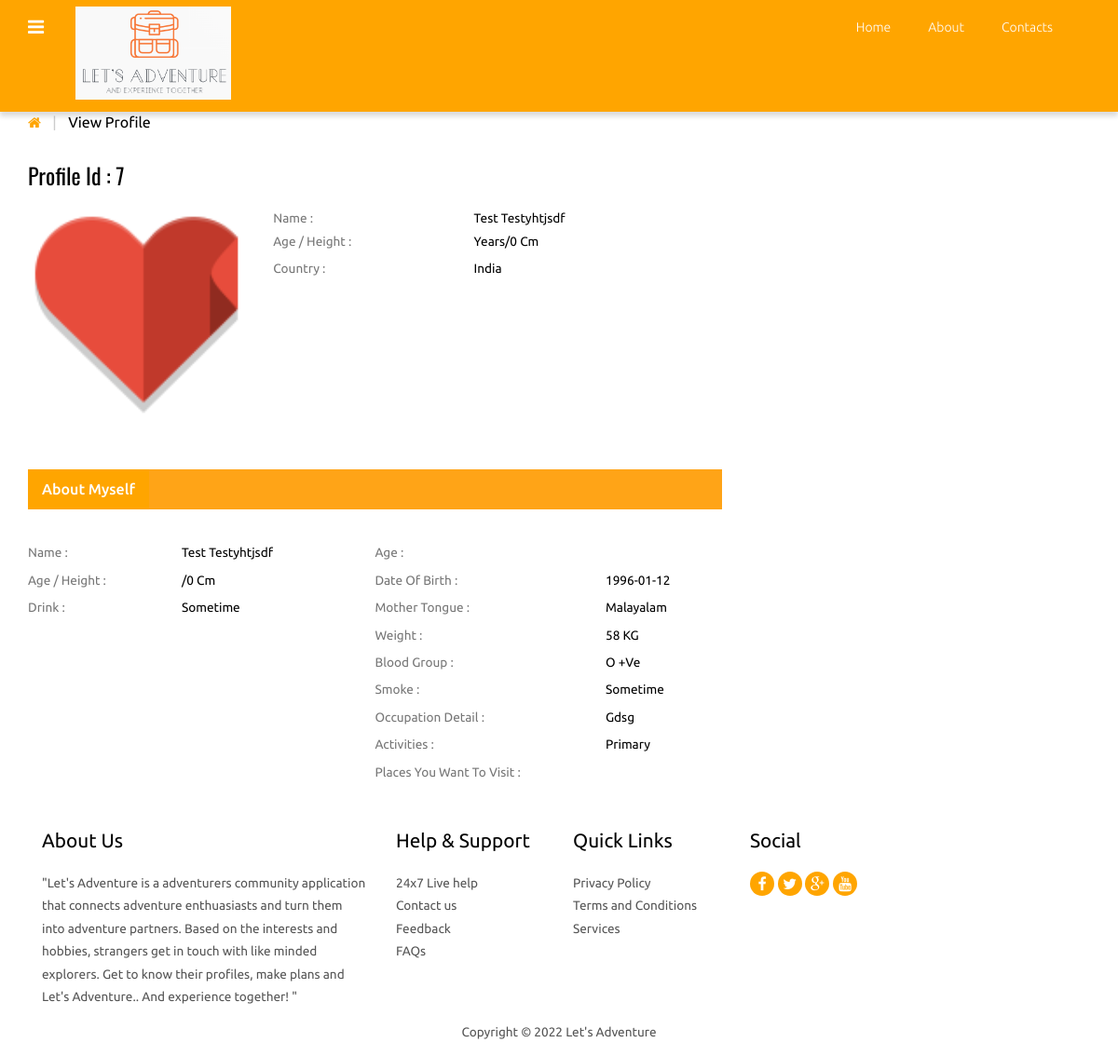
The app's page /view_profile.php?id=7 (signed in) with its own data.
### tables this page shows
CREATE TABLE `photos` (
  `id` int(10) NOT NULL,
  `cust_id` int(10) NOT NULL,
  `pic1` varchar(25) NOT NULL,
  `pic2` varchar(40) NOT NULL,
  `pic3` varchar(40) NOT NULL,
  `pic4` varchar(40) NOT NULL
);

CREATE TABLE `customer` (
  `id` int(10) NOT NULL,
  `cust_id` int(5) NOT NULL,
  `email` varchar(60) NOT NULL,
  `age` varchar(10) NOT NULL,
  `height` int(10) NOT NULL,
  `sex` varchar(6) NOT NULL,
  `district` varchar(20) NOT NULL,
  `state` varchar(20) NOT NULL,
  `country` varchar(10) NOT NULL,
  `education` text NOT NULL,
  `education_sub` text NOT NULL,
  `firstname` text NOT NULL,
  `lastname` text NOT NULL,
  `drink` varchar(8) NOT NULL,
  `mothertounge` text NOT NULL,
  `weight` int(5) NOT NULL,
  `blood_group` varchar(5) NOT NULL,
  `smoke` varchar(8) NOT NULL,
  `dateofbirth` date NOT NULL,
  `occupation` text NOT NULL,
  `occupation_descr` text NOT NULL,
  `aboutme` text NOT NULL,
  `profilecreationdate` date NOT NULL
);

### functions.php (called while the page is built, shortened)
<?php
function mysqlexec($sql){
$host="localhost";
$username="u785580082_team2";
$password="RootTeam2";
$db_name="u785580082_team2";
	$conn=mysqli_connect("$host", "$username", "$password")or die("function cannot connect");
	mysqli_select_db($conn,"$db_name")or die("cannot select DB");
	if($result = mysqli_query($conn, $sql)){
		return $result;
	}
	else{
		echo mysqli_error($conn);
	}
}
?>

### view_profile.php (the view, shortened to what this page needs)
<?php include_once("functions.php"); ?>
<?php
$id=$_GET['id'];
$profileid=$id;
$sql="SELECT * FROM customer WHERE cust_id = $id";
$result = mysqlexec($sql);
if($result){
$row=mysqli_fetch_assoc($result);
	$fname=$row['firstname'];
	$lname=$row['lastname'];
	$dob=$row['dateofbirth'];
	$country = $row['country'];
	$age=$row['age'];
	$drink=$row['drink'];
	$smoke=$row['smoke'];
	$mothertounge=$row['mothertounge'];
	$bloodgroup=$row['blood_group'];
	$weight=$row['weight'];
	$height=$row['height'];
	$occupationdescr=$row['occupation_descr'];
	$education=$row['education'];
	$education_sub=$row['education_sub'];
	$pic1="";
$sql2="SELECT * FROM photos WHERE cust_id = $profileid";
$result2 = mysqlexec($sql2);
if($result2){
	$row2=mysqli_fetch_array($result2);
	$pic1=$row2['pic1'];
}
}else{
	echo "<script>alert(\"Invalid Profile ID\")</script>";
}
?>
<!DOCTYPE HTML>
<html>
<head>
<link href="css/bootstrap-3.1.1.min.css" rel='stylesheet' type='text/css' />
<link href="css/style.css" rel='stylesheet' type='text/css' />
<link href="css/font-awesome.css" rel="stylesheet">
</head>
<body>
 <?php include_once("includes/navigation.php");?>
<div class="grid_3">
  <div class="container">
   <div class="breadcrumb1">
     <ul>
        <a href="userhome.php"><i class="fa fa-home home_1"></i></a>
        <span class="divider">&nbsp;|&nbsp;</span>
        <li class="current-page">View Profile</li>
     </ul>
   </div>
   <div class="profile">
   	 <div class="col-md-8 profile_left">
   	 	<h2>Profile Id : <?php echo $profileid;?></h2>
   	 	<div class="col_3">
   	        <div class="col-sm-4 row_2">
				<div class="flexslider">
					 <ul class="slides">
						<li data-thumb="profile/<?php echo $profileid;?>/<?php echo $pic1;?>">
							<img src="profile/<?php echo $profileid;?>/<?php echo $pic1;?>" />
						</li>
					 </ul>
				  </div>
			</div>
			<div class="col-sm-8 row_1">
				<table class="table_working_hours">
		        	<tbody>
		        		<tr class="opened_1">
							<td class="day_label">Name :</td>
							<td class="day_value"><?php echo $fname . " " .$lname; ?></td>
						</tr><tr class="opened_1">
							<td class="day_label">Age / Height :</td>
							<td class="day_value"><?php echo $age . " Years"; ?>/<?php echo $height . " Cm";?> </td>
						</tr>
					    <tr class="opened">
							<td class="day_label">Country :</td>
							<td class="day_value"><?php echo $country;?></td>
						</tr>
				    </tbody>
				</table>
				</div>
			<div class="clearfix"> </div>
		</div>
		<div class="col_4">
		    <div class="bs-example bs-example-tabs" role="tabpanel" data-example-id="togglable-tabs">
			   <ul id="myTab" class="nav nav-tabs nav-tabs1" role="tablist">
				  <li role="presentation" class="active"><a href="#home" id="home-tab" role="tab" data-toggle="tab" aria-controls="home" aria-expanded="true">About Myself</a></li>
			   </ul>
			   <div id="myTabContent" class="tab-content">
				  <div role="tabpanel" class="tab-pane fade in active" id="home" aria-labelledby="home-tab">
				    <div class="basic_1">
				    	<div class="col-md-6 basic_1-left">
				    	  <table class="table_working_hours">
				        	<tbody>
				        		<tr class="opened_1">
									<td class="day_label">Name :</td>
									<td class="day_value"><?php echo $fname . " " .$lname; ?></td>
								</tr>
							    <tr class="opened">
									<td class="day_label">Age / Height :</td>
									<td class="day_value"><?php echo $age; ?>/<?php echo $height;?> cm</td>
								</tr>
								<tr class="opened">
									<td class="day_label">Drink :</td>
									<td class="day_value closed"><span><?php echo $drink;?></span></td>
								</tr>
						    </tbody>
				          </table>
				         </div>
				         <div class="col-md-6 basic_1-left">
				          <table class="table_working_hours">
				        	<tbody>
				        		<tr class="opened_1">
									<td class="day_label">Age :</td>
									<td class="day_value"><?php echo $age;?></td>
								</tr>
								<tr class="opened">
									<td class="day_label">Date of Birth :</td>
									<td class="day_value closed"><span><?php echo $dob;?></span></td>
								</tr>
							    <tr class="opened">
									<td class="day_label">Mother Tongue :</td>
									<td class="day_value"><?php echo $mothertounge;?></td>
								</tr>
							    <tr class="opened">
									<td class="day_label">Weight :</td>
									<td class="day_value"><?php echo $weight;?> KG</td>
								</tr>
							    <tr class="opened">
									<td class="day_label">Blood Group :</td>
									<td class="day_value"><?php echo $bloodgroup;?></td>
								</tr>
							    <tr class="closed">
									<td class="day_label">Smoke :</td>
									<td class="day_value closed"><span><?php echo $smoke;?></span></td>
								</tr>
								<tr class="opened">
									<td class="day_label">Occupation Detail :</td>
									<td class="day_value closed"><span><?php echo $occupationdescr;?></span></td>
								</tr>
								<tr class="opened">
									<td class="day_label">Activities :</td>
									<td class="day_value closed"><span><?php echo $education;?></span></td>
								</tr>
								<tr class="opened">
									<td class="day_label">Places You Want to Visit :</td>
									<td class="day_value closed"><span><?php echo $education_sub;?></span></td>
								</tr>
						    </tbody>
				        </table>
				        </div>
				        <div class="clearfix"> </div>
				    </div>
				  </div>
		     </div>
		  </div>
	   </div>
   	 </div>
     <div class="col-md-4 profile_right">
        </div>
    </div>
  </div>
</div>
<?php include_once("footer.php");?>
<link rel="stylesheet" href="css/flexslider.css" type="text/css" media="screen" />
</body>
</html>

### includes/navigation.php (shortened to what this page needs)
<div class="navbar navbar-inverse-blue navbar">
     <div class="navbar-inner navbar-inner_1">
       <div class="container">
          <div class="navigation">
            <nav id="colorNav">
		   <ul>
			<li class="green">
			</li>
		   </ul>
            </nav>
          </div>
          <a class="brand" href="index.php"><img src="images/logo.png" style="height: 100px" alt="logo"> </a>
          <div class="pull-right">
         	<nav class="navbar nav_bottom" role="navigation">
	    <div class="collapse navbar-collapse" id="bs-megadropdown-tabs">
	        <ul class="nav navbar-nav nav_1">
	            <li><a href="index.php">Home</a></li>
	            <li><a href="about.php">About</a></li>
	            <li class="last"><a href="contact.php">Contacts</a></li>
	        </ul>
	     </div>
	    </nav>
	   </div>
       </div>
     </div>
   </div>

### footer.php
 <div class="footer">
    	<div class="container">
    		<div class="col-md-4 col_2">
    			<h4>About Us</h4>
    			<p>"Let's Adventure is a adventurers community application that connects adventure enthuasiasts and turn them into adventure partners. Based on the interests and hobbies, strangers get in touch with like minded explorers. Get to know their profiles, make plans and Let's Adventure.. And experience together! "</p>
    		</div>
    		<div class="col-md-2 col_2">
    			<h4>Help & Support</h4>
    			<ul class="footer_links">
    				<li><a href="#">24x7 Live help</a></li>
    				<li><a href="contact.php">Contact us</a></li>
    				<li><a href="#">Feedback</a></li>
    				<li><a href="#">FAQs</a></li>
    			</ul>
    		</div>
    		<div class="col-md-2 col_2">
    			<h4>Quick Links</h4>
    			<ul class="footer_links">
    				<li><a href="#">Privacy Policy</a></li>
    				<li><a href="#">Terms and Conditions</a></li>
    				<li><a href="#">Services</a></li>
    			</ul>
    		</div>
    		<div class="col-md-2 col_2">
    			<h4>Social</h4>
    			<ul class="footer_social">
				  <li><a href="#"><i class="fa fa-facebook fa1"> </i></a></li>
				  <li><a href="#"><i class="fa fa-twitter fa1"> </i></a></li>
				  <li><a href="#"><i class="fa fa-google-plus fa1"> </i></a></li>
				  <li><a href="#"><i class="fa fa-youtube fa1"> </i></a></li>
			    </ul>
    		</div>
    		<div class="clearfix"> </div>
    		<div class="copy">
		      <p>Copyright © 2022 Let's Adventure </p>
	        </div>
    	</div>
</div>

### css/style.css (style rules this page uses)
h4, h5, h6, h1, h2, h3 { margin-top: 0; }
ul, ol { margin: 0; }
p { margin: 0; }
html, body { font-family: 'Ubuntu', sans-serif; font-size: 100%; background:#fff; }
body a { transition:0.5s all; -webkit-transition:0.5s all; -moz-transition:0.5s all; -o-transition:0.5s all; -ms-transition:0.5s all; }
.navigation { float: left; margin-right: 3%; margin-top: 1px; }
#colorNav > ul { padding: 0; margin: 0; }
#colorNav > ul > li { list-style: none; position:relative; }
#colorNav li.green:after { text-shadow: none; -webkit-font-smoothing: antialiased; font-family: 'fontawesome'; speak: none; font-weight: normal; font-variant: normal; line-height: 1; text-transform: none; -moz-transition: 0.4s; -o-transition: 0.4s; -webkit-transition: 0.4s; transition: 0.4s; color: #fff; content: "\f0c9"; display: inline-block; font-size: 20px; margin-left: 0; position: relative; top: 11px; }
.navbar-inverse-blue .navbar-inner { padding: 7px 0; background:#FFA500; border:none; font-size: 0.85em; height:120px }
.navbar-inner_1 { padding: 7px 0; background:#FFA500; border:none; font-size: 0.85em; box-shadow: 0 5px 5px rgba(0,0,0,0.14); -webkit-box-shadow: 0 5px 5px rgba(0,0,0,0.14); -moz-box-shadow: 0 5px 5px rgba(0,0,0,0.14); -o-box-shadow: 0 5px 5px rgba(0,0,0,0.14); }
.navbar { min-height:15%; margin-bottom:0; border:none; }
.navbar-nav { margin:0; float:right; }
.navbar-nav > li > a { padding: 10px 15px; text-align: center; color: #fff; font-weight: 100; font-size:14px; }
.nav_bottom { background:none; }
.nav-tabs > li > a, .nav-tabs > li > a:hover, .nav-tabs > li > a:focus, .nav-tabs > li.active > a, .nav-tabs > li.active > a:hover, .nav-tabs > li.active > a:focus { border: none; border-radius: 0; }
ul.nav_1 { float:none; margin: 2px 0 0 0; }
ul.nav_1 li { margin-right:10px; }
ul.nav_1 li a { color:#fff; }
ul.nav_1 li.last { margin-right:0; }
.footer { background:#fff; padding:1em 0; }
.col_2 h4 { color:#000; font-size:1.3em; margin-bottom:1em; }
.col_2 p { color:#555; font-size:0.85em; line-height:1.8em; }
ul.footer_links { padding:0; margin:0; list-style:none; }
ul.footer_links li { font-size:0.85em; line-height:1.8em; }
ul.footer_links li a { color:#555; }
ul.footer_social { padding: 0; margin: 0 0 1em; list-style: none; }
ul.footer_social li { display: inline-block; text-align: center; }
i.fa1 { background:#FFA500; width: 26px; height: 26px; color: #fff; line-height: 26px; border-radius: 20px; -webkit-border-radius: 20px; -moz-border-radius: 20px; -o-border-radius: 20px; }
.copy { margin:1em 0 0 0; text-align:center; }
.copy p { color:#555; font-size:0.85em; }
.breadcrumb1 { margin-bottom:2em; }
.breadcrumb1 ul { padding:0; margin:0; list-style:none; }
.breadcrumb1 li { position: relative; margin-right: 10px; padding-right: 10px; display: inline-block; color:#000; font-size:1em; }
i.home_1 { color:#FFA500; font-size:15px; }
span.divider { padding: 0 5px; color: #ccc; }
.col-md-8.profile_left { padding-left: 0; }
.col-sm-4.row_2 { padding-left: 0; }
.profile_left h2 { color:#000; font-size:1.5em; margin-bottom:1em; font-family: 'Oswald', sans-serif; }
table.table_working_hours { width: 100%; }
.table_working_hours tr { border: 0; }
td.day_label { color: #777; padding:5px 0; }
.table_working_hours tr { color: #000; font-size: 0.85em; text-transform: capitalize; }
.table_working_hours tr.opened_1 td { padding: 0 0 5px; }
.col_3 { margin-bottom:3em; }
.nav-tabs1 { display: inline-block; border-bottom: none; font-weight: 500; background-color:#ffa417; width: 100%; padding: 0; margin-bottom: 2em; }
.nav-tabs1>li.active>a, .nav-tabs1>li.active>a:focus, .nav-tabs1>li.active>a:hover { color: #fff; background-color:#FFA500; border:none; }
.nav-tabs1>li { margin-bottom:0; }
a#profile-tab, a#home-tab, a#profile-tab1 { color: #fff; }
.grid_3 { padding:0em 0; }
.basic_1-left { padding-left:0; }
.basic_1 { margin-bottom: 2em; }
ul { padding: 0; list-style: none; }
.headings h1, h2,h3,h4,h5,h6 { font-weight:400; }

### records on screen
photos: pic1 (picture)
customer: firstname "Test", lastname "Testyhtjsdf", height "0", country "India", drink "Sometime", dateofbirth "1996-01-12", mothertounge "Malayalam", weight "58", blood_group "O +ve", smoke "Sometime", occupation_descr "Gdsg", education "Primary"

### other values on screen
$profileid "7"
